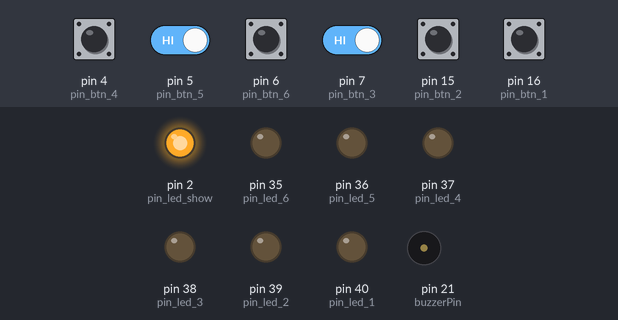
The sketch below on a simulated Arduino Mega 2560, built with avr-gcc and run on an emulated ATmega2560. Shown: output pins drawn as LEDs (lit = HIGH), buzzer (waves = sounding). Dashed ring = blinking. The test bench sets the inputs (shaded band); at power-on: pin 4 (pin_btn_4), pin 5 (pin_btn_5), pin 6 (pin_btn_6), pin 7 (pin_btn_3), pin 15 (pin_btn_2), pin 16 (pin_btn_1) HIGH. Random numbers use the default seed unless the sketch sets one.

Above: at 1.2 s.
1.3 s: pin 4 (pin_btn_4) pulled LOW for 0.15 s
At 2.2 s:
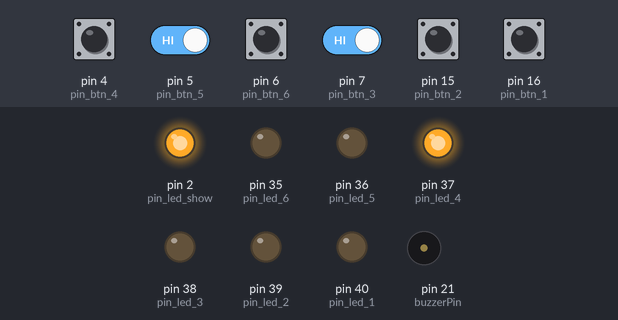
3.9 s: pin 15 (pin_btn_2) pulled LOW for 0.15 s
At 4.8 s:
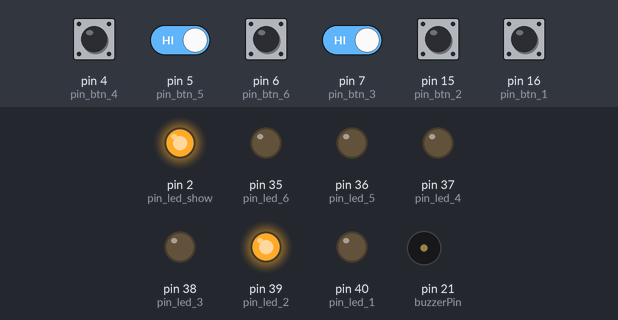
7.0 s: pin 15 (pin_btn_2) pulled LOW for 1 s
At 9.5 s:
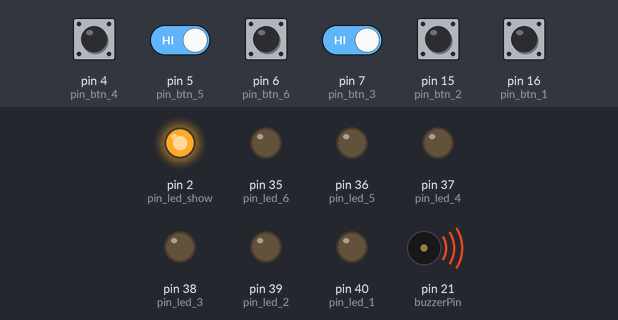
11.0 s: pin 4 (pin_btn_4) pulled LOW for 1 s
At 14.1 s:
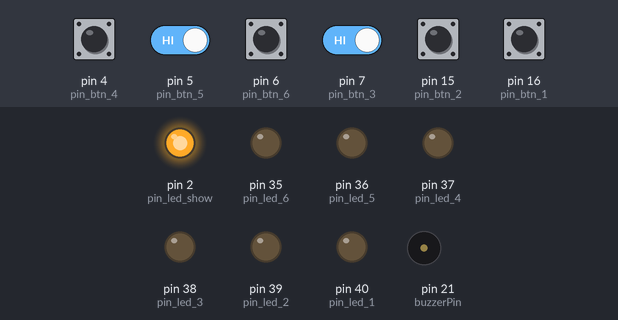
14.4 s: pin 5 (pin_btn_5) driven LOW and pin 7 (pin_btn_3) driven LOW
At 17.4 s:
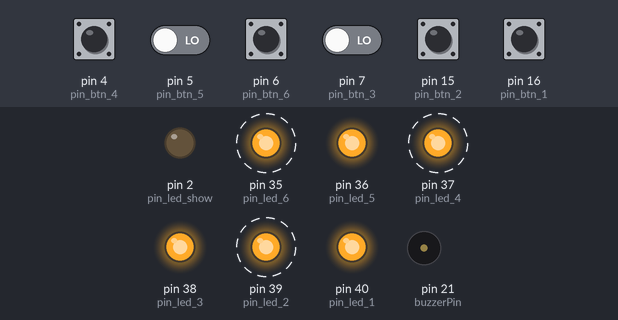
Timing chart, 0 to 21.4 s (numbered marks = the images above; inputs shaded):
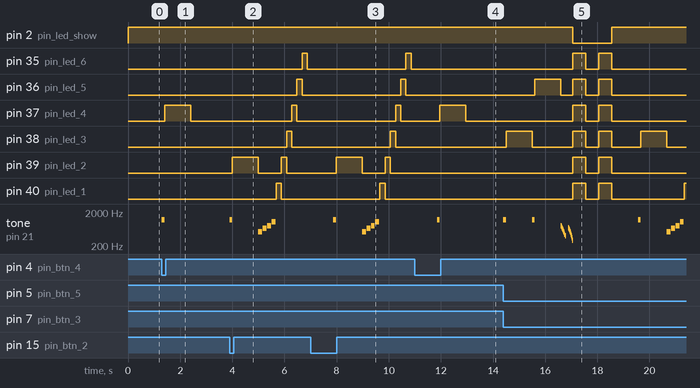

Measured:
- after the input at 1.3 s, pin 37 (pin_led_4): LOW → HIGH after 0.10 s, → LOW 1.0 s later; tone on pin 21 (buzzerPin): silent → 1200 Hz at once, → silent 0.10 s later
- after the input at 3.9 s, pin 35 (pin_led_6): LOW → HIGH after 2.8 s, → LOW 0.20 s later; pin 36 (pin_led_5): LOW → HIGH after 2.6 s, → LOW 0.20 s later
- after the input at 7.0 s, pin 35 (pin_led_6): LOW → HIGH after 3.7 s, → LOW 0.20 s later; pin 36 (pin_led_5): LOW → HIGH after 3.5 s, → LOW 0.20 s later
- after the input at 11.0 s, pin 37 (pin_led_4): LOW → HIGH after 0.96 s, → LOW 1.0 s later; tone on pin 21 (buzzerPin): silent → 1200 Hz after 0.86 s, → silent 0.10 s later
- after the input at 14.4 s, pin 2 (pin_led_show): HIGH → LOW after 2.7 s, → HIGH 1.5 s later; pin 35 (pin_led_6): alternates HIGH for 0.50 s and LOW for 0.50 s, 4 changes in all, then stays LOW, starting after 2.7 s

The sketch:

6botoenesLeds.ino
```cpp
// CONSTANTES
// LEDS
int pin_led_show = 2;
int pin_led_1 = 40;
int pin_led_2 = 39;
int pin_led_3 = 38;
int pin_led_4 = 37;
int pin_led_5 = 36;
int pin_led_6 = 35;
// BOTONES
int pin_btn_1 = 16;
int pin_btn_2 = 15;
int pin_btn_3 = 7;
int pin_btn_4 = 4;
int pin_btn_5 = 5;
int pin_btn_6 = 6;

// BUZZER
const int buzzerPin = 21;


// VARIABLES
bool gano = false;
bool perdio = false;
int intentos = 3;
int numSecreto = random(1,7);

bool fueClickeado_btn_1 = false;
bool fueClickeado_btn_2 = false;
bool fueClickeado_btn_3 = false;
bool fueClickeado_btn_4 = false;
bool fueClickeado_btn_5 = false;
bool fueClickeado_btn_6 = false;


void setup() {
  pinMode(pin_led_1, OUTPUT);
  pinMode(pin_led_2, OUTPUT);
  pinMode(pin_led_3, OUTPUT);
  pinMode(pin_led_4, OUTPUT);
  pinMode(pin_led_5, OUTPUT);
  pinMode(pin_led_6, OUTPUT);

  pinMode(pin_led_show, OUTPUT);

  pinMode(pin_btn_1, INPUT_PULLUP);
  pinMode(pin_btn_2, INPUT_PULLUP);
  pinMode(pin_btn_3, INPUT_PULLUP);
  pinMode(pin_btn_4, INPUT_PULLUP);
  pinMode(pin_btn_5, INPUT_PULLUP);
  pinMode(pin_btn_6, INPUT_PULLUP);


}

void loop() {

  if ( gano ) {
    ganar();
    finChido();

    delay(1000);
    restablecer();

    return;


  } else if ( perdio ) {
    perder();
     fin();


     delay(1000);
     restablecer();
     return;


  } else if (digitalRead(pin_btn_1) == LOW && !fueClickeado_btn_1) {
    presionarBtn();
    digitalWrite(pin_led_1, HIGH);
    delay(1000);
    digitalWrite(pin_led_1, LOW);

    intentos -= 1;
    check(1);

    fueClickeado_btn_1 = true;


  } else if (digitalRead(pin_btn_2) == LOW  && !fueClickeado_btn_2) {
    presionarBtn();
    digitalWrite(pin_led_2, HIGH);
    delay(1000);
    digitalWrite(pin_led_2, LOW);


intentos -= 1;
    check(2);

    fueClickeado_btn_2 = true;


  } else if (digitalRead(pin_btn_3) == LOW  && !fueClickeado_btn_3) {
    presionarBtn();
    digitalWrite(pin_led_3, HIGH);
    delay(1000);
    digitalWrite(pin_led_3, LOW);

intentos -= 1;
    check(3);

    fueClickeado_btn_3 = true;

  } else if (digitalRead(pin_btn_4) == LOW  && !fueClickeado_btn_4) {
    presionarBtn();
    digitalWrite(pin_led_4, HIGH);
    delay(1000);
    digitalWrite(pin_led_4, LOW);


intentos -= 1;
    check(4);

    fueClickeado_btn_4 = true;


  } else if (digitalRead(pin_btn_5) == LOW  && !fueClickeado_btn_5) {
    presionarBtn();
    digitalWrite(pin_led_5, HIGH);
    delay(1000);
    digitalWrite(pin_led_5, LOW);

intentos -= 1;
    check(5);

    fueClickeado_btn_5 = true;


  } else if (digitalRead(pin_btn_6) == LOW  && !fueClickeado_btn_6) {
    presionarBtn();
    digitalWrite(pin_led_6, HIGH);
    delay(1000);
    digitalWrite(pin_led_6, LOW);


intentos -= 1;
    check(6);

    fueClickeado_btn_6 = true;

  }


  digitalWrite(pin_led_show, HIGH);

}


bool check (int num) {
  if (num == numSecreto) {
    gano = true;
    return true;
  } else if (intentos == 0) {
    perdio = true;
    return false;
  }
  return false;
}

void finChido() {
digitalWrite(pin_led_1, HIGH);
    delay(200);
    digitalWrite(pin_led_1, LOW);

    digitalWrite(pin_led_2, HIGH);
    delay(200);
    digitalWrite(pin_led_2, LOW);

    digitalWrite(pin_led_3, HIGH);
    delay(200);
    digitalWrite(pin_led_3, LOW);

    digitalWrite(pin_led_4, HIGH);
    delay(200);
    digitalWrite(pin_led_4, LOW);

    digitalWrite(pin_led_5, HIGH);
    delay(200);
    digitalWrite(pin_led_5, LOW);

    digitalWrite(pin_led_6, HIGH);
    delay(200);
    digitalWrite(pin_led_6, LOW);
}


void fin() {
    digitalWrite(pin_led_show, LOW);
    digitalWrite(pin_led_1, HIGH);
    digitalWrite(pin_led_2, HIGH);
    digitalWrite(pin_led_3, HIGH);
    digitalWrite(pin_led_4, HIGH);
    digitalWrite(pin_led_5, HIGH);
    digitalWrite(pin_led_6, HIGH);


    delay(500);

    digitalWrite(pin_led_1, LOW);
    digitalWrite(pin_led_2, LOW);
    digitalWrite(pin_led_3, LOW);
    digitalWrite(pin_led_4, LOW);
    digitalWrite(pin_led_5, LOW);
    digitalWrite(pin_led_6, LOW);

    delay(500);


    digitalWrite(pin_led_1, HIGH);
    digitalWrite(pin_led_2, HIGH);
    digitalWrite(pin_led_3, HIGH);
    digitalWrite(pin_led_4, HIGH);
    digitalWrite(pin_led_5, HIGH);
    digitalWrite(pin_led_6, HIGH);


    delay(500);

    digitalWrite(pin_led_show, HIGH);
    digitalWrite(pin_led_1, LOW);
    digitalWrite(pin_led_2, LOW);
    digitalWrite(pin_led_3, LOW);
    digitalWrite(pin_led_4, LOW);
    digitalWrite(pin_led_5, LOW);
    digitalWrite(pin_led_6, LOW);
}


void restablecer() {
  gano = false;
  perdio = false;
  fueClickeado_btn_1 = false;
  fueClickeado_btn_2 = false;
  fueClickeado_btn_3 = false;
  fueClickeado_btn_4 = false;
  fueClickeado_btn_5 = false;
  fueClickeado_btn_6 = false;
  intentos = 3;
  numSecreto = random(1,7);

}


void presionarBtn() {

  tone(buzzerPin, 1200, 100);
  delay(100);
  noTone(buzzerPin);
}


void ganar() {


  int notas[] = {523, 659, 784, 1047};
  int duracionNota = 150;

  for (int i = 0; i < 4; i++) {
    tone(buzzerPin, notas[i], duracionNota);
    delay(duracionNota + 20);
  }
  noTone(buzzerPin);
}


void perder() {


  for (int freq = 800; freq >= 400; freq -= 50) {
    tone(buzzerPin, freq, 25);
    delay(20);
  }
  noTone(buzzerPin);
  delay(100);


  for (int freq = 700; freq >= 300; freq -= 50) {
    tone(buzzerPin, freq, 25);
    delay(20);
  }
  noTone(buzzerPin);
}
```
